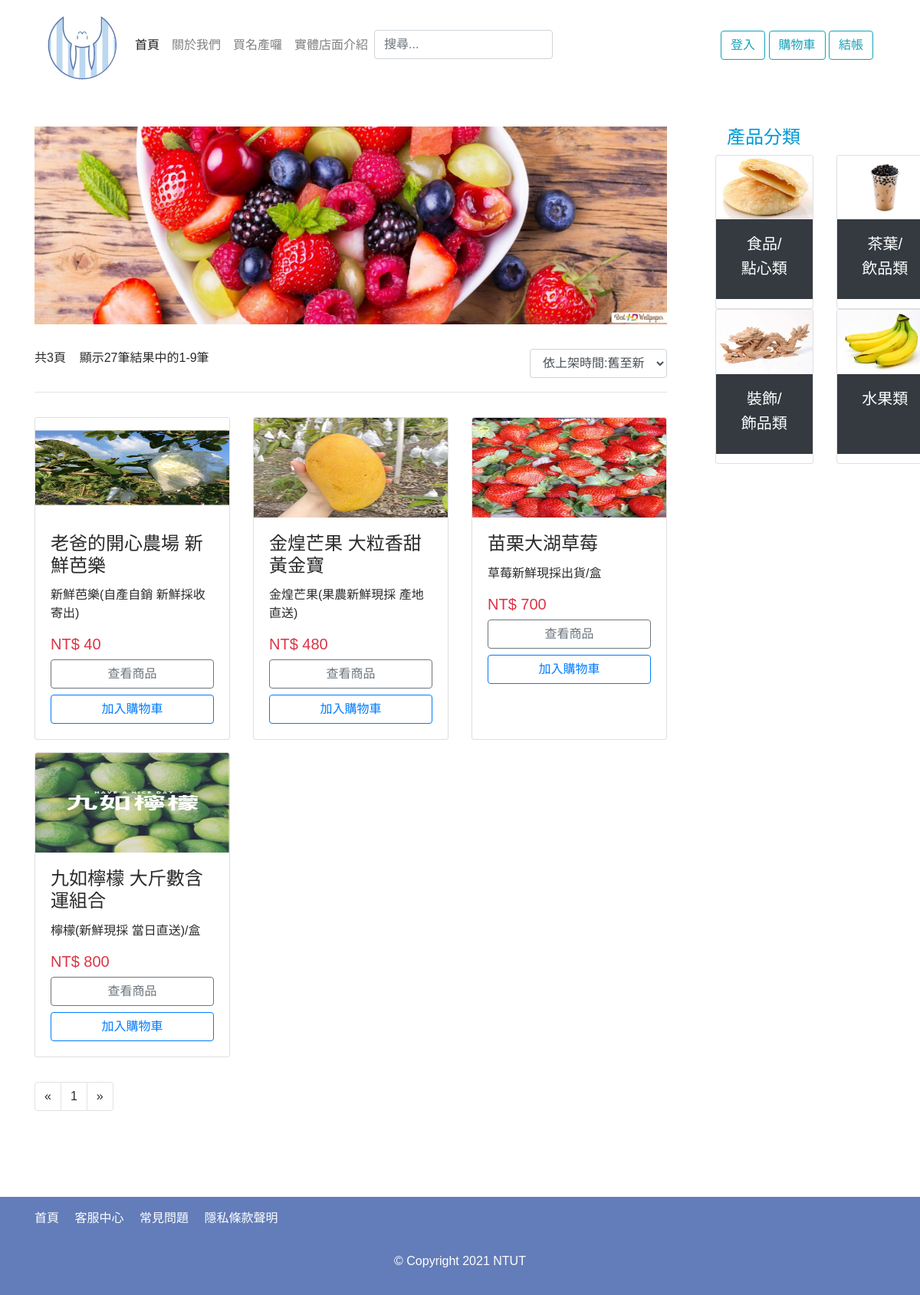
Screenshot of /fruit.php with the database file from the repository.
### tables this page shows
create table Product_Image(
	Image_ID int not null AUTO_INCREMENT,
	Product_ID int not null,
	Image_path VARCHAR(255) not null,
	primary key (Image_ID, Product_ID),
	foreign key (Product_ID) references Product(Product_ID) on update cascade on delete cascade
);

create table Product(
	Product_ID int not null AUTO_INCREMENT,
	Product_name VARCHAR(50) not null,
    Product_description varchar(50) not null,
	Price INT not null,
	Stock INT not null,
	Publish_date DATETIME not null,
	Modified_date DATETIME,
    Product_detail VARCHAR(2000),
    Product_standerd VARCHAR(2000),
	primary key (Product_ID)
);

### dbtools.inc.php (called while the page is built, shortened)
<?php
  function execute_sql($link, $database, $sql)
  {
    mysqli_select_db($link, $database)
      or die("開啟資料庫失敗: " . mysqli_error($link));
    $result = mysqli_query($link, $sql);
    return $result;
  }
?>

### function.php (the view, shortened to what this page needs)
<?php
require_once("dbtools.inc.php");
function createProductBoxForProductPage($id)
{
    $link = create_connection();
    $sql = "SELECT *
                FROM `Product`as P, `Product_Image`as PI
                Where P.Product_ID = $id and P.Product_ID = PI.Product_ID ;";
    $result = execute_sql($link, "DBS_project", $sql);
    $data = mysqli_fetch_array($result);
    $txt = '<div class="col-12 col-sm-6 col-md-4 mb-3">
                    <div class="card h-100">
                        <img class="card-img-top" src=' . $data["Image_path"] . ' width="250" height="130" alt="LTG-BY-0001">
                        <div class="card-body">
                        <h4 class="card-title">' . $data["Product_name"] . '</h4>
                        <p class="card-text">' . $data["Product_description"] . '</p>
                        <h5 class="card-text text-danger">
                            NT$&nbsp;' . $data["Price"] . '
                        </h5>
                        <form method="post" name="myForm" action="product_page.php">
                            <input type="hidden" name="currentProductID" value=' . $id . '>
                            <input class="btn btn-outline-secondary btn-block" type="submit" value="查看商品">
                        </form>
                        <form method="post" name="myForm">
                            <input class="btn btn-outline-primary btn-block mt-2" type="submit" name="add_shopping_cart" value="加入購物車">
                            <input type="hidden" name="currentProductID" value=' . $id . '>
                        </form>
                    </div>
                    </div>
                </div>';
    echo $txt;
}
    function getSortedProductByPublishDateASC($page, $category)
    {
        $link = create_connection();
        if ($category == 'all') {
            $sql = 'SELECT P.Product_ID
                FROM `Product` as P
                order by P.Publish_date ASC;';
        } else {
            $sql = 'SELECT P.Product_ID
            FROM `product` as P, `category` as C
            WHERE P.Product_ID = C.Product_ID AND C.Category_name = "' . $category . '"
            order by P.Publish_date ASC;';
        }
        $result = execute_sql($link, "DBS_project", $sql);
        $full_data = array();
        while ($single_data = mysqli_fetch_array($result)) {
            array_push($full_data, $single_data);
        };
        $num = count($full_data);
        $txt = "";
        $product_num_each_page = 9;
        $first_index = ($page - 1) * $product_num_each_page;
        if ($first_index + $product_num_each_page > $num) {
            $last_index = $num;
        } else {
            $last_index = $first_index + $product_num_each_page;
        }
        for ($i  = $first_index; $i < $last_index; $i++) {
            $txt .= createProductBoxForProductPage($full_data[$i][0]);
        };
        return $txt;
    }
    function getNumberOfProduct($page, $category)
    {
        $link = create_connection();
        if ($category == 'all') {
            $sql = 'SELECT COUNT(*) as Num
                    FROM `Product` as P';
        } else {
            $sql = 'SELECT COUNT(*) as Num
                    FROM `category` as P
                    WHERE Category_name = "' . $category . '";';
        }
        $result = execute_sql($link, "DBS_project", $sql);
        $data = mysqli_fetch_array($result);
        $num = $data[0];
        $product_num_each_page = 9;
        $num_of_pages = intval(ceil($num / $product_num_each_page));
        $first_index = ($page - 1) * $product_num_each_page;
        if ($first_index + $product_num_each_page > $num) {
            $last_index = $num;
        } else {
            $last_index = $first_index + $product_num_each_page;
        }
        $num_of_data =
            '共' . $num_of_pages . '頁&nbsp;&nbsp;&nbsp;&nbsp;顯示' . $num . '筆結果中的' . ($first_index + 1) . '-' . $last_index . '筆';
        echo $num_of_data;
    }
    function getPageLink($page, $category)
    {
        $link = create_connection();
        if ($category == 'all') {
            $sql = 'SELECT COUNT(*) as Num
                    FROM `Product` as P';
        } else {
            $sql = 'SELECT COUNT(*) as Num
                    FROM `category` as P
                    WHERE Category_name = "' . $category . '";';
        }
        $result = execute_sql($link, "DBS_project", $sql);
        $data = mysqli_fetch_array($result);
        $num = $data[0];
        $product_num_each_page = 9;
        $num_of_pages = intval(ceil($num / $product_num_each_page));
        if ($page == 1) {
            $first_page = $page;
        } elseif ($page == $num_of_pages) {
            $first_page = $page - 2;
            $second_page = $page - 1;
            $third_page = $page;
        } else {
            $first_page = $page - 1;
            $second_page = $page;
            $third_page = $page + 1;
        }
        $page_link =
            '<div class="col-12 mt-3 mb-5">
                <nav aria-label="Page navigation product">
                    <ul class="pagination">
                        <li class="page-item">
                            <a class="page-link" href=?page=1 aria-label="Previous">
                            <span aria-hidden="true">&laquo;</span>
                            <span class="sr-only">Previous</span>
                            </a>
                        </li>';
        if ($first_page > 0 && $first_page <= $num_of_pages) {
            $page_link .=
                '<li class="page-item">
                    <a class="page-link" href=?page=' . $first_page . '>' . $first_page . '</a>
                </li>';
        }
        $page_link .=
            '<li class="page-item">
                            <a class="page-link" href=?page=' . $num_of_pages . ' aria-label="Next">
                            <span aria-hidden="true">&raquo;</span>
                            <span class="sr-only">Next</span>
                            </a>
                        </li>
                    </ul>
                </nav>
            </div>';
        echo $page_link;
    }
    function dropDownSelect($sortSelected){
        if($sortSelected == "none"){
            $txt = '<select id="ProductSelect" class="form-control" onchange="update()">
                        <option value = "" selected>--</option>
                        <option value = "?sortBy=DateASC">依上架時間:舊至新</option>
                        <option value = "?sortBy=DateDESC">依上架時間:新至舊</option>
                        <option value = "?sortBy=PriceASC">依價格排序:低至高</option>
                        <option value = "?sortBy=PriceDESC">依價格排序:高至低</option>
                    </select>';
        }else if($sortSelected == "DateASC"){
            $txt = '<select id="ProductSelect" class="form-control" onchange="update()">
                        <option value = "">--</option>
                        <option value = "?sortBy=DateASC" selected>依上架時間:舊至新</option>
                        <option value = "?sortBy=DateDESC">依上架時間:新至舊</option>
                        <option value = "?sortBy=PriceASC">依價格排序:低至高</option>
                        <option value = "?sortBy=PriceDESC">依價格排序:高至低</option>
                    </select>';
        }else if($sortSelected == "DateDESC"){
            $txt = '<select id="ProductSelect" class="form-control" onchange="update()">
                        <option value = "">--</option>
                        <option value = "?sortBy=DateASC">依上架時間:舊至新</option>
                        <option value = "?sortBy=DateDESC" selected>依上架時間:新至舊</option>
                        <option value = "?sortBy=PriceASC">依價格排序:低至高</option>
                        <option value = "?sortBy=PriceDESC">依價格排序:高至低</option>
                    </select>';
        }else if($sortSelected == "PriceASC"){
            $txt = '<select id="ProductSelect" class="form-control" onchange="update()">
                        <option value = "">--</option>
                        <option value = "?sortBy=DateASC">依上架時間:舊至新</option>
                        <option value = "?sortBy=DateDESC">依上架時間:新至舊</option>
                        <option value = "?sortBy=PriceASC" selected>依價格排序:低至高</option>
                        <option value = "?sortBy=PriceDESC">依價格排序:高至低</option>
                    </select>';
        }else if($sortSelected == "PriceDESC"){
            $txt = '<select id="ProductSelect" class="form-control" onchange="update()">
                        <option value = "">--</option>
                        <option value = "?sortBy=DateASC">依上架時間:舊至新</option>
                        <option value = "?sortBy=DateDESC">依上架時間:新至舊</option>
                        <option value = "?sortBy=PriceASC">依價格排序:低至高</option>
                        <option value = "?sortBy=PriceDESC" selected>依價格排序:高至低</option>
                    </select>';
        }
        echo $txt;
    }
    function getSortedProduct($sortBy, $page, $category){
        if($page==1){
            if ($sortBy == "DateASC"){
                $dataone= getSortedProductByPublishDateASC($page, $category);
            }else if ($sortBy == "DateDESC"){
                $dataone= getSortedProductByPublishDateDESC($page, $category);
            }else if ($sortBy == "PriceASC"){
                $dataone= getSortedProductByPriceASC($page, $category);
            }else if ($sortBy == "PriceDESC"){
                $dataone= getSortedProductByPriceDESC($page, $category);
            }else{
                $dataone = getSortedProductByPublishDateASC($page, $category);
            }
        }
    }

### css/style.css (style rules this page uses)
html { margin: 0; padding: 0; }
body { font-family: 'Noto Sans TC', sans-serif; color: #2b2b2b; }
a, a:active, a:hover, a:link, a:visited { text-decoration: none; outline: none; color: #2b2b2b; }

### rows the page displays
product_image: Image_path (picture), Product_ID.Product_name "老爸的開心農場 新鮮芭樂", Product_ID.Product_description "新鮮芭樂(自產自銷 新鮮採收寄出)", Product_ID.Price "40"
product_image: Image_path (picture), Product_ID.Product_name "金煌芒果 大粒香甜黃金寶", Product_ID.Product_description "金煌芒果(果農新鮮現採 產地直送)", Product_ID.Price "480"
product_image: Image_path (picture), Product_ID.Product_name "苗栗大湖草莓", Product_ID.Product_description "草莓新鮮現採出貨/盒", Product_ID.Price "700"
product_image: Image_path (picture), Product_ID.Product_name "九如檸檬 大斤數含運組合", Product_ID.Product_description "檸檬(新鮮現採 當日直送)/盒", Product_ID.Price "800"

### other values shown
$num_of_data "共3頁 顯示27筆結果中的1-9筆"
$first_page "1"
